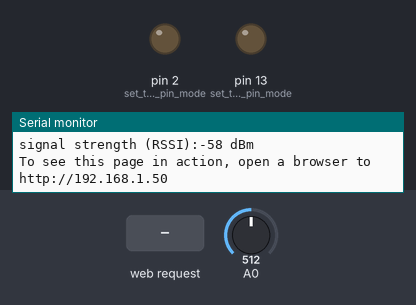
The sketch below on a simulated Arduino Uno WiFi Rev2. On the bench: output pins drawn as LEDs (lit = HIGH), the last lines printed to the serial monitor. The test bench sets the inputs (shaded band); at power-on: A0 = 512. WiFi joins after 1.5 s; servers stay silent unless stated.

Above: at 12.7 s.
12.8 s: HTTP request GET /H received
At 13.4 s:
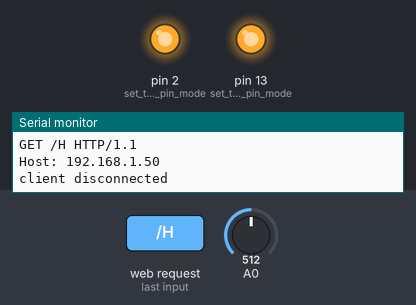
14.3 s: HTTP request GET /L received
At 14.6 s:
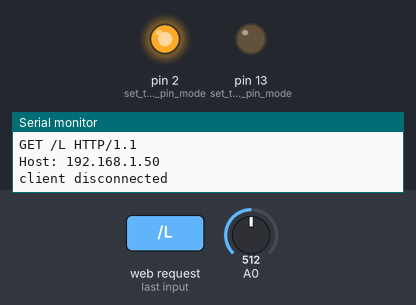
Timing chart, 0 to 17.3 s (numbered marks = the images above; inputs shaded):
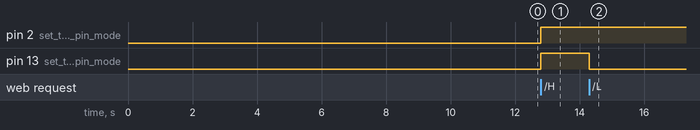

Measured:
- after the input at 12.8 s, pin 2 (set_the_LED_pin_mode), pin 13 (set_the_LED_pin_mode): LOW → HIGH at once
- after the input at 14.3 s, pin 13 (set_the_LED_pin_mode): HIGH → LOW at once

The sketch:

EpsilonFuelSensor.ino
```cpp
/*
  WiFi Web Server LED Blink

 A simple web server that lets you blink an LED via the web.
 This sketch will print the IP address of your WiFi module (once connected)
 to the Serial Monitor. From there, you can open that address in a web browser
 to turn on and off the LED on pin 9.

 If the IP address of your board is yourAddress:
 http://yourAddress/H turns the LED on
 http://yourAddress/L turns it off

 This example is written for a network using WPA encryption. For
 WEP or WPA, change the WiFi.begin() call accordingly.

 Circuit:
 * Board with NINA module (Arduino MKR WiFi 1010, MKR VIDOR 4000 and Uno WiFi Rev.2)
 * LED attached to pin 9

 created 25 Nov 2012
 by Tom Igoe
 */
#include <SPI.h>
#include <WiFiNINA.h>

#include "arduino_secrets.h"
///////please enter your sensitive data in the Secret tab/arduino_secrets.h
char ssid[] = "Redmi9A";        // your network SSID (name)
char pass[] = "Azul1984*2025";    // your network password (use for WPA, or use as key for WEP)
int keyIndex = 0;                 // your network key index number (needed only for WEP)

int status = WL_IDLE_STATUS;
WiFiServer server(80);

void setup() {
  Serial.begin(9600);      // initialize serial communication
  Serial1.begin(57600);
  pinMode(LED_BUILTIN, OUTPUT);      // set the LED pin mode
  pinMode(2, OUTPUT);      // set the LED pin mode


  // check for the WiFi module:
  if (WiFi.status() == WL_NO_MODULE) {
    Serial.println("Communication with WiFi module failed!");
    // don't continue
    while (true);
  }

  String fv = WiFi.firmwareVersion();
  if (fv < WIFI_FIRMWARE_LATEST_VERSION) {
    Serial.println("Please upgrade the firmware");
  }

  // attempt to connect to WiFi network:
  while (status != WL_CONNECTED) {
    Serial.print("Attempting to connect to Network named: ");
    Serial.println(ssid);                   // print the network name (SSID);

    // Connect to WPA/WPA2 network. Change this line if using open or WEP network:
    status = WiFi.begin(ssid, pass);
    // wait 10 seconds for connection:
    delay(10000);
  }
  server.begin();                           // start the web server on port 80
  printWifiStatus();                        // you're connected now, so print out the status
}


void loop() {
  WiFiClient client = server.available();   // listen for incoming clients

  if (client) {                             // if you get a client,
    Serial.println("new client");           // print a message out the serial port
    String currentLine = "";                // make a String to hold incoming data from the client
    while (client.connected()) {            // loop while the client's connected
      if (client.available()) {             // if there's bytes to read from the client,
        char c = client.read();             // read a byte, then
        Serial.write(c);                    // print it out to the serial monitor
        if (c == '\n') {                    // if the byte is a newline character

          // if the current line is blank, you got two newline characters in a row.
          // that's the end of the client HTTP request, so send a response:
          if (currentLine.length() == 0) {
            // HTTP headers always start with a response code (e.g. HTTP/1.1 200 OK)
            // and a content-type so the client knows what's coming, then a blank line:
            client.println("HTTP/1.1 200 OK");
            client.println("Content-type:text/html");
            client.println();

            // the content of the HTTP response follows the header:
            int sensorReading = analogRead(0);
            client.print("Click <a href=\"/H\">en este enlace</a> para simular llenado.<br>");
            client.print("Click <a href=\"/L\">en este enlace</a> para simular vaciado.<br>");
            client.print("Click <a href=\"/B\">en este enlace</a> para actualizar la lectura analogica.<br>");
            client.print("Valor analogico: ");
            client.print(sensorReading);
             // The HTTP response ends with another blank line:
            client.println();
            // break out of the while loop:
            break;
          } else {    // if you got a newline, then clear currentLine:
            currentLine = "";
          }
        } else if (c != '\r') {  // if you got anything else but a carriage return character,
          currentLine += c;      // add it to the end of the currentLine
        }

        // Check to see if the client request was "GET /H" or "GET /L":
        if (currentLine.endsWith("GET /H")) {
          digitalWrite(LED_BUILTIN, HIGH);               // GET /H turns the LED on
          digitalWrite(2, HIGH);

          //HEADER1
          Serial1.write(192); //HEX
          delay(1);
          Serial1.write(192); //HEX
          delay(1);
          Serial1.write(192); //HEX
          delay(1);
          Serial1.write(192); //HEX
          delay(1);

          //MSB

          //1Prefix.
          Serial1.write(06); //HEX=3E
          delay(1);

          //2Sender network address.
          Serial1.write(64); //HEX=01
          delay(1);

          //3Command code.
          Serial1.write(136);//HEX=07
          delay(1);

          //4Temperature.
          Serial1.write(52); //HEX=19
          delay(1);

          //LSB

          //5User value of fuel level 1
          Serial1.write(132); //HEX=0F
          delay(1);
          //6User value of fuel level 2
          Serial1.write(132); //HEX=0F
          delay(1);

          //7Technological value of fuel level 1
          Serial1.write(152);//HEX=C7
          delay(1);
          //8Technological value of fuel level 2
          Serial1.write(141); //HEX=40
          delay(1);

          //9CRC.
          Serial1.write(59); //HEX=62
          delay(1);

          //HEADER 2
          Serial1.write(192); //HEX
          delay(1);
          Serial1.write(192); //HEX
          delay(1);
          Serial1.write(192); //HEX
          delay(1);

        }

        if (currentLine.endsWith("GET /L")) {
          digitalWrite(LED_BUILTIN, LOW);                // GET /L turns the LED off
             //HEADER1
          Serial1.write(192); //HEX
          delay(1);
          Serial1.write(192); //HEX
          delay(1);
          Serial1.write(192); //HEX
          delay(1);
          Serial1.write(192); //HEX
          delay(1);

          //MSB

          //1Prefix.
          Serial1.write(06); //HEX=3E
          delay(1);

          //2Sender network address.
          Serial1.write(64); //HEX=01
          delay(1);

          //3Command code.
          Serial1.write(136);//HEX=07
          delay(1);

          //4Temperature.
          Serial1.write(52); //HEX=19
          delay(1);

          //LSB

          //5User value of fuel level 1
          Serial1.write(192); //HEX=0F
          delay(1);
          //6User value of fuel level 2
          Serial1.write(192); //HEX=0F
          delay(1);

          //7Technological value of fuel level 1
          Serial1.write(152);//HEX=C7
          delay(1);
          //8Technological value of fuel level 2
          Serial1.write(141); //HEX=40
          delay(1);

          //9CRC.
          Serial1.write(59); //HEX=62
          delay(1);

          //HEADER 2
          Serial1.write(192); //HEX
          delay(1);
          Serial1.write(192); //HEX
          delay(1);
          Serial1.write(192); //HEX
          delay(1);
        }
      }
    }
    // close the connection:
    client.stop();
    Serial.println("client disconnected");
  }
}

void printWifiStatus() {
  // print the SSID of the network you're attached to:
  Serial.print("SSID: ");
  Serial.println(WiFi.SSID());

  // print your board's IP address:
  IPAddress ip = WiFi.localIP();
  Serial.print("IP Address: ");
  Serial.println(ip);

  // print the received signal strength:
  long rssi = WiFi.RSSI();
  Serial.print("signal strength (RSSI):");
  Serial.print(rssi);
  Serial.println(" dBm");
  // print where to go in a browser:
  Serial.print("To see this page in action, open a browser to http://");
  Serial.println(ip);
}
```

arduino_secrets.h
```cpp
#define SECRET_SSID "Matsam"
#define SECRET_PASS "31032023"
```
